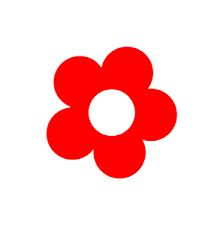
#> input picture app/static/flower.png, 224 x 225 px
$ python sobel.py
#> lines starting #> are read from the running program, lines starting #| are printed output that depends on the picture; after the words box and inside, x2 and y2 are one past the last pixel; in counts of white or black regions, pixels touching at a corner belong together
from scipy import ndimage, misc
import numpy as np
from PIL import Image
import matplotlib.pyplot as plt

# [14 lines of commented-out code are left out]

im = Image.open("./static/flower.png").convert('1')
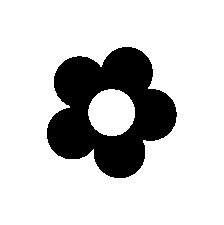
#> im: PIL image 224x225 1; 80.5% white; 1 black region, box (x1, y1, x2, y2) and area: (47, 47, 177, 178) 9804
data = np.asarray(im)
data2 = data.astype(int)

# space for calculations - our own sobel function
xdir = [[1, 0, -1], [2, 0, -2], [1, 0, -1]]

xkernel = np.asarray(xdir)
ykernel = np.transpose(xkernel)
# print(xkernel)
# print(ykernel)

#convolution
conv = []
for i in range(len(data2)):
    row = []
    for j in range(len(data2[i])):
        convkernel = [[0, 0, 0], [0, 0, 0], [0, 0, 0]]
        for a in range(3):
            for b in range(3):
                if i+a-1 < 0 or j+b-1 < 0 or i+a-1 > len(data2) - 1 or j+b-1 > len(data2[i]) - 1:
                    convkernel[a][b] = 0
                else:
                    convkernel[a][b] = data2[i+a-1][j+b-1] * xkernel[a][b]
        row.append(np.mean(convkernel))
    conv.append(row)
#> after the loop, conv = 225 items
        # if i == 0 and j == 0:
        #     print(datakernel)
xmat = np.asarray(conv)
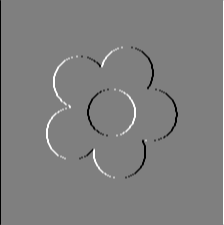
#> xmat: shape (225, 224) float64; min -0.444, max 0.444, mean -2.53e-20; drawn with min black and max white
xmat = np.array(xmat, dtype = 'bool')
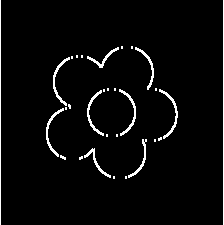
#> xmat: shape (225, 224) bool; 3.7% white in thin lines or dots
imx = Image.fromarray(xmat)
#> imx: PIL image 224x225 1; 3.7% white in thin lines or dots
imx.save("static/xconv.png")

ydir = np.transpose(data2)
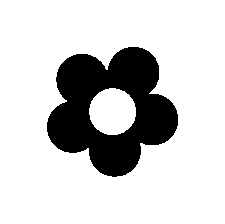
#> ydir: shape (224, 225) int64; values 0 (black) and 1 (white), 80.5% white; 1 black region, box (x1, y1, x2, y2) and area: (47, 47, 178, 177) 9804
ymat = []
for i in range(len(ydir)):
    ymat.append([])
    row = []
    for j in range(len(ydir[i])):
        convkernel = [[0, 0, 0], [0, 0, 0], [0, 0, 0]]
        for a in range(3):
            for b in range(3):
                if i+a-1 < 0 or j+b-1 < 0 or i+a-1 > len(ydir) - 1 or j+b-1 > len(ydir[i]) - 1:
                    convkernel[a][b] = 0
                else:
                    convkernel[a][b] = ydir[i+a-1][j+b-1] * ykernel[a][b]
        val = np.mean(convkernel)
        ymat[i].append(val)
        conv[j][i] = np.sqrt(np.power(conv[j][i], 2) + np.power(val, 2))
#> after the loop, ymat = 224 items
ymat = np.asarray(ymat)
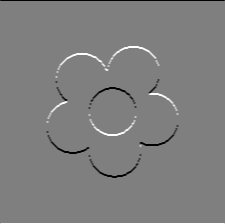
#> ymat: shape (224, 225) float64; min -0.444, max 0.444, mean 0; drawn with min black and max white
ymat = np.array(ymat, dtype = 'bool')
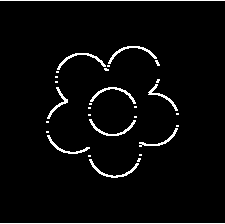
#> ymat: shape (224, 225) bool; 3.7% white in thin lines or dots
imy = Image.fromarray(ymat)
#> imy: PIL image 225x224 1; 3.7% white in thin lines or dots
imy.save("static/yconv.png")
# print(conv)
data3 = np.asarray(conv)
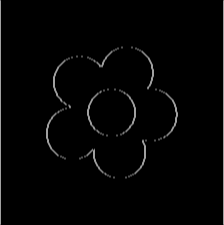
#> data3: shape (225, 224) float64; min 0, max 0.629, mean 0.0156

data4 = np.array(data3,dtype='bool')

im2 = Image.fromarray(data4)

im2.save("static/edges.png")

# fig, axs = plt.subplots(1)

# axs.imshow(im2)

# plt.show()
